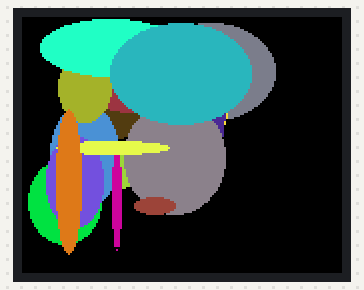
Bench run of a sketch on a simulated ESP32. Shown: 160×128 colour display. Random numbers use the default seed unless the sketch sets one.

Above: at 0.3 s.
At 4.3 s:
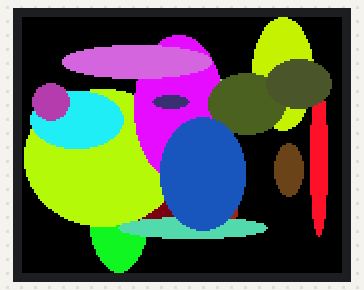
At 8.4 s:
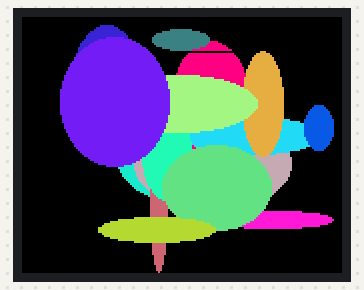
At 18.6 s:
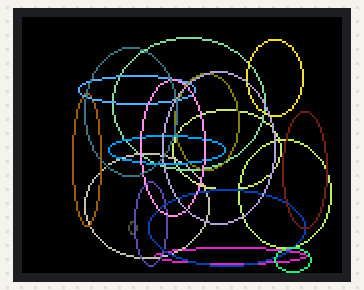
At 26.8 s:
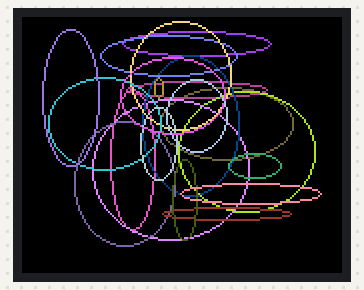
At 37.0 s:
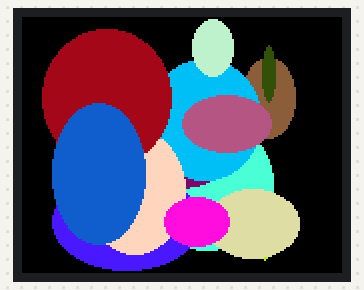

Measured:
- what the display in image 1 shows lasts 2.0 s, from 4.3 s to 6.3 s
- what the display in image 3 shows lasts 2.0 s, from 18.6 s to 20.6 s

The sketch:

TFT_Ellipse.ino
```cpp
/*
  Ellipse drawing example

  This sketch does not use any fonts.
*/

#include <TFT_eSPI.h> // Hardware-specific library
#include <SPI.h>

TFT_eSPI tft = TFT_eSPI();       // Invoke custom library

void setup(void) {
  tft.init();

  tft.setRotation(1);

}

void loop() {

  tft.fillScreen(TFT_BLACK);

  // Draw some random filled elipses
  for (int i = 0; i < 20; i++)
  {
    int rx = random(40);
    int ry = random(40);
    int x = rx + random(160 - rx - rx);
    int y = ry + random(128 - ry - ry);
    tft.fillEllipse(x, y, rx, ry, random(0xFFFF));
  }

  delay(2000);
  tft.fillScreen(TFT_BLACK);

  // Draw some random outline elipses
  for (int i = 0; i < 20; i++)
  {
    int rx = random(40);
    int ry = random(40);
    int x = rx + random(160 - rx - rx);
    int y = ry + random(128 - ry - ry);
    tft.drawEllipse(x, y, rx, ry, random(0xFFFF));
  }

  delay(2000);
}
```
